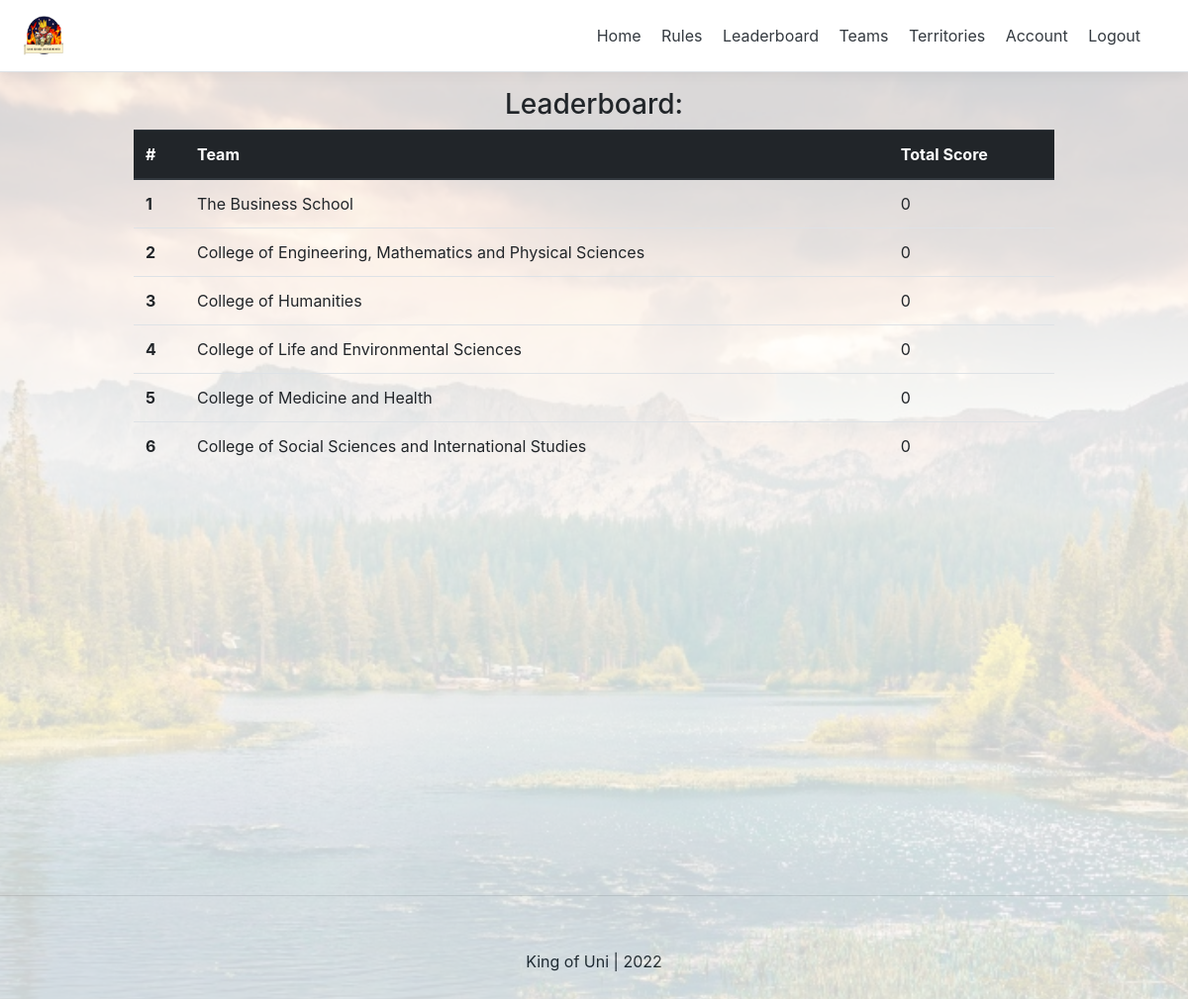
Page /leaderboard (signed in) on the earlier database version.
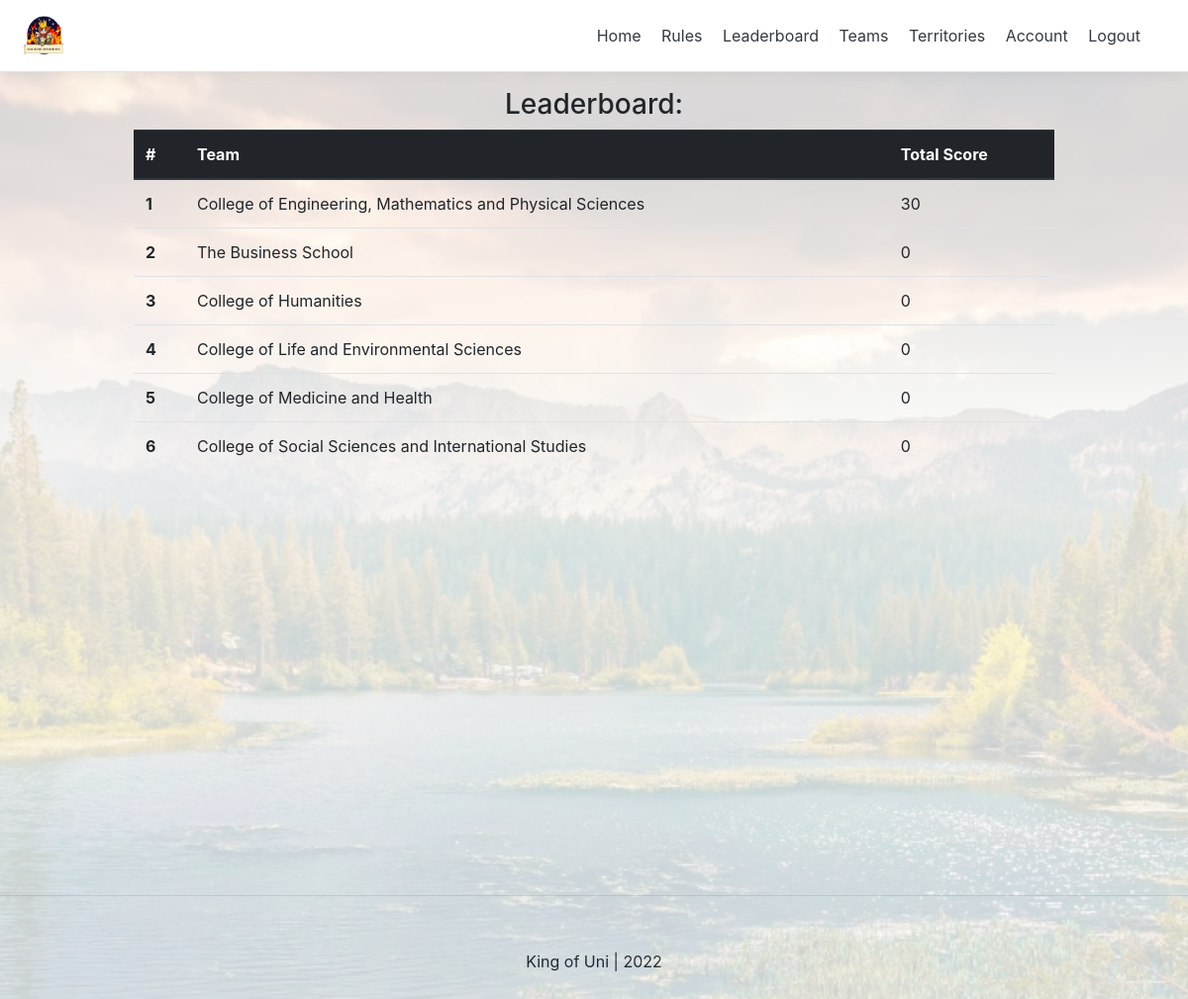
Same page on the later database version.
### group/models.py (models this page shows, shortened)
class Group(models.Model):
    name = models.CharField(max_length=100,  null=False, blank=False, unique=True)
    date_created = models.DateTimeField(verbose_name="date created" , auto_now_add=True)
    point_total = models.IntegerField(default=0)
    color = models.CharField(max_length=50, null=True)

### personal/views.py (the view)
# urls.py: path('leaderboard', leaderboard_view, name="leaderboard"),
def leaderboard_view(request):
    context = {}
    groups = Group.objects.all().order_by('-point_total')
    context['groups'] = groups
    return render(request, "personal/leaderboard.html", context)

### personal/templates/personal/leaderboard.html
{% extends 'base.html' %}
{% load static %}
{% block content %}
{% if request.user.is_authenticated %}
<div class="container">
    <div class="d-flex flex-column">
        <h3 class="text-center">Leaderboard:</h3>
        <table class="table">
            <thead class="thead-dark">
              <tr>
                <th scope="col">#</th>
                <th scope="col">Team</th>
                <th scope="col">Total Score</th>
              </tr>
            </thead>
            <tbody>
            {% for group in groups %}
             <tr>
                <th scope="row">{{forloop.counter}}</th>
                <td>{{group.name}}</td>
                <td>{{group.point_total}}</td>
              </tr>
            {% endfor %}
            </tbody>
        </table>
    </div>
</div>
{% endif %}
{% endblock content %}

### templates/base.html (shortened to what this page needs)
<!DOCTYPE html>
<html>
<head>
    <link rel="stylesheet" href="http://cdn.leafletjs.com/leaflet-0.6.4/leaflet.css" />
    {% include 'snippets/header.html' %}
</head>
<body class="image">
    <div class="main content">
        {% block content %}
        {% endblock content %}
    </div>
    {% include 'snippets/footer.html' %}
</body>
</html>

### templates/snippets/header.html (shortened to what this page needs)
{% load static %}
<link rel="stylesheet" href="https://maxcdn.bootstrapcdn.com/bootstrap/4.0.0/css/bootstrap.min.css"
integrity="sha384-Gn5384xqQ1aoWXA+058RXPxPg6fy4IWvTNh0E263XmFcJlSAwiGgFAW/dAiS6JXm">
<div class="d-flex flex-column flex-md-row align-items-center p-3 px-md-4 mb-3 bg-white border-bottom box-shadow head">
  <h5 class="my-0 mr-md-auto font-weight-normal">
    {% if request.user.is_authenticated %}
    <img src="{% static 'KoU_logo.png' %}" width="40" height="40">
    {% endif %}
  </h5>
  <nav class="my-2 my-md-0 mr-md-3" ml-auto>
    {% if request.user.is_authenticated %}
      {% if request.user.is_gameKeeper %}
        <a class="p-2 text-dark" href="{% url 'home' %}">Home</a>
        <a class="p-2 text-dark" href="{% url 'game_keeper:settings' %}">Game settings</a>
        <a class="p-2 text-dark" href="{% url 'game_keeper:groups_list' %}">Teams</a>
        <a class="p-2 text-dark" href = "{% url 'account' %}">Account</a>
        <a class="p-2 text-dark" href = "{% url 'logout' %}">Logout</a>
      {% else %}
        <a class="p-2 text-dark" href="{% url 'home' %}">Home</a>
        <a class="p-2 text-dark" href="{% url 'rules' %}">Rules</a>
        <a class="p-2 text-dark" href="{% url 'leaderboard' %}">Leaderboard</a>
        <a class="p-2 text-dark" href="{% url 'group:group_info' %}">Teams</a>
        <a class="p-2 text-dark" href="{% url 'territory_game:territories' %}">Territories</a>
        <a class="p-2 text-dark" href = "{% url 'account' %}">Account</a>
        <a class="p-2 text-dark" href = "{% url 'logout' %}">Logout</a>
      {% endif %}
    {% else %}
    <a class="p-2 text-dark"  href="{% url 'home' %}">Home</a>
    <a class="p-2 text-dark"  href="{% url 'login' %}">Login</a>
    <a class="btn btn-outline-primary" href="{% url 'register' %}">Register</a>
    {% endif %}
  </nav>
</div>

### templates/snippets/footer.html (shortened to what this page needs)
<hr>
<div class="d-flex flex-row align-items-center footer">
    <p class="m-auto">King of Uni | 2022</p>
</div>

### templates/base.html (style rules this page uses)
.image { position: relative; }
.image:before { content: ' '; display: block; position: absolute; height: 100%; width: 100%; background-size: cover; opacity: 0.2; background-image: url("/static/exeter_uni.jpg"); background-repeat: no-repeat; background-position: center; }
.content { position: relative; }
.main { min-height: 100vh; height: 100%; }

### templates/snippets/header.html (style rules this page uses)
@media (min-width: 768px) { html { font-size: 16px; } }
.container { max-width: 960px; }
.border-bottom { border-bottom: 1px solid #e5e5e5; }
.box-shadow { box-shadow: 0 .25rem .75rem rgba(0, 0, 0, .05); }
.head { position: sticky; }

### templates/snippets/footer.html (style rules this page uses)
.footer { min-height: 100px }

Differences in the rows shown:
changed Group "College of Engineering, Mathematics and Physical Sciences": point_total "0" → "30"; moves up the list
